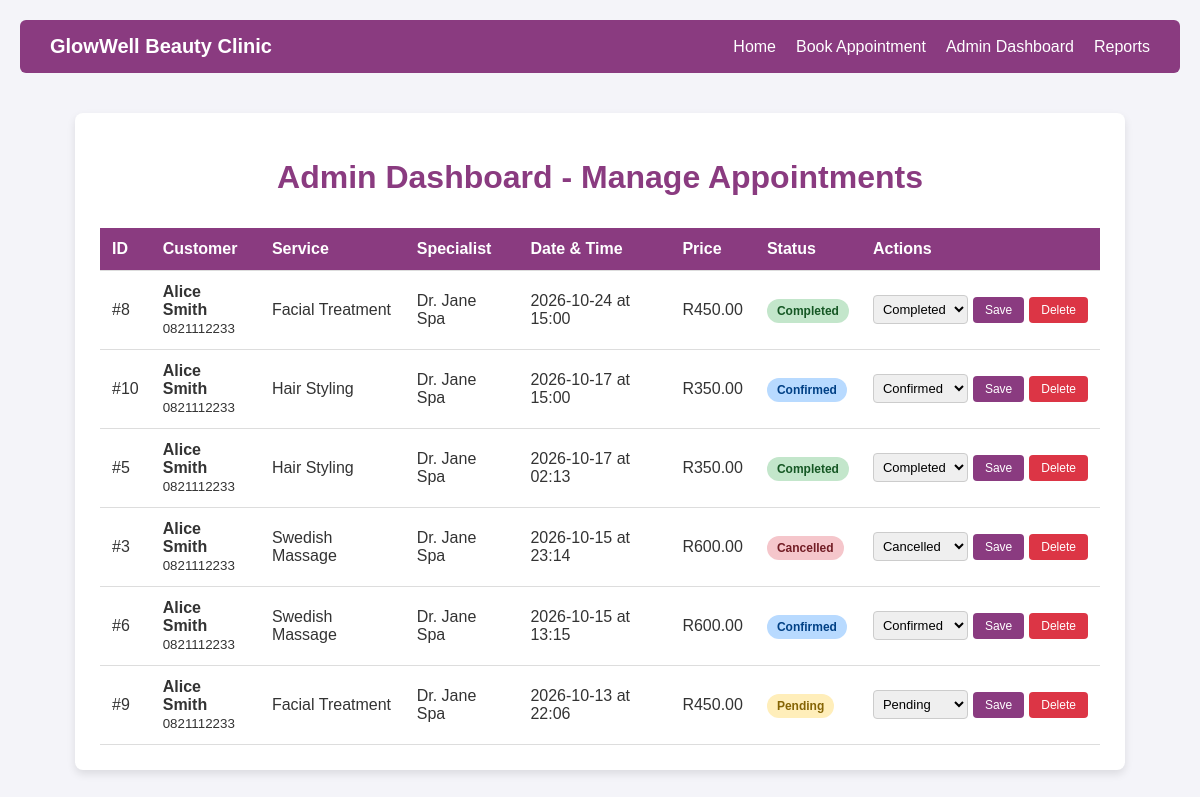
The page /admin_dashboard.php on the database its author committed.
### tables this page shows
CREATE TABLE `appointments` (
  `appointment_id` int NOT NULL,
  `customer_id` int NOT NULL,
  `staff_id` int NOT NULL,
  `service_id` int NOT NULL,
  `appointment_date` date NOT NULL,
  `appointment_time` time NOT NULL,
  `status` enum('pending','confirmed','completed','cancelled') DEFAULT 'pending',
  `created_at` timestamp NULL DEFAULT CURRENT_TIMESTAMP
);

CREATE TABLE `users` (
  `user_id` int NOT NULL,
  `full_name` varchar(100) NOT NULL,
  `email` varchar(100) NOT NULL,
  `phone` varchar(20) NOT NULL,
  `password_hash` varchar(255) NOT NULL,
  `role` enum('customer','admin','staff') DEFAULT 'customer',
  `created_at` timestamp NULL DEFAULT CURRENT_TIMESTAMP
);

CREATE TABLE `services` (
  `service_id` int NOT NULL,
  `service_name` varchar(100) NOT NULL,
  `description` text,
  `price` decimal(10,2) NOT NULL,
  `duration_minutes` int NOT NULL
);

### admin_dashboard.php (the view, shortened to what this page needs)
<?php
require_once 'db.php';
$sql = "
        SELECT
            a.appointment_id,
            a.appointment_date,
            a.appointment_time,
            a.status,
            c. full_name AS customer_name,
            c.phone AS customer_phone,
            s.service_name,
            s.price,
            u_staff.full_name AS staff_name
        FROM appointments a
        JOIN users c ON a.customer_id = c.user_id
        JOIN services s ON a.service_id = s.service_id
        JOIN staff st ON a.staff_id = st.staff_id
        JOIN users u_staff ON st.user_id = u_staff.user_id
        ORDER BY a.appointment_date DESC, a.appointment_time DESC
        ";
        $stmt = $pdo->query($sql);
        $appointments = $stmt->fetchAll();
        ?>
        <!DOCTYPE html>
        <html lang="en">
        <head>
            <link rel="stylesheet" href="css/style.css">
        </head>
        <body>
            <?php include 'navbar.php'; ?>
            <div class="container" style="max-width: 1000px;">
                <h1>Admin Dashboard - Manage Appointments</h1>
                            <div class="table-container">
                                <table>
                                    <thead>
                                        <tr>
                                            <th>ID</th>
                                            <th>Customer</th>
                                            <th>Service</th>
                                            <th>Specialist</th>
                                            <th>Date & Time</th>
                                            <th>Price</th>
                                            <th>Status</th>
                                            <th>Actions</th>
                                        </tr>
                                    </thead>
                                    <tbody>
                                        <?php if (count($appointments) > 0): ?>
                                            <?php foreach ($appointments as $app): ?>
                                                <tr>
                                                    <td>#<?php echo $app['appointment_id']; ?></td>
                                                    <td>
                                                        <strong><?php echo htmlspecialchars($app['customer_name']); ?></strong><br>
                                                        <small><?php echo htmlspecialchars($app['customer_phone']); ?></small>
                                            </td>
                                            <td><?php echo htmlspecialchars($app['service_name']); ?></td>
                                            <td><?php echo htmlspecialchars($app['staff_name']); ?></td>
                                            <td><?php echo $app['appointment_date'] . ' at ' . substr($app['appointment_time'], 0, 5); ?></td>
                                            <td>R<?php echo number_format($app['price'], 2); ?></td>
                                            <td>
                                                <span class="badge badge-<?php echo strtolower($app['status']); ?>">
                                                    <?php echo htmlspecialchars($app['status']); ?>
                                            </span>
                                            </td>
                                            <td>
                                                 <form action="update_status.php" method="POST" class="action-form">
                                                    <select name="status" class="select-sm">
                                                        <option value="pending" <?php if($app['status'] == 'pending') echo 'selected'; ?>>Pending</option>
                                                        <option value="confirmed" <?php if($app['status'] == 'confirmed') echo 'selected'; ?>>Confirmed</option>
                                                        <option value="completed" <?php if($app['status'] == 'completed') echo 'selected'; ?>>Completed</option>
                                                        <option value="cancelled" <?php if($app['status'] == 'cancelled') echo 'selected'; ?>>Cancelled</option>
                                            </select>
                                            <button type="submit" name="action" value="update" class="btn-sm">Save</button>
                                            <button type="submit" name="action" value="delete" class="btn-sm btn-danger" onclick="return confirm('Are you sure you want to delete this record?');">Delete</button>
                                            </form>
                                            </td>
                                            </tr>
                                            <?php endforeach; ?>
                                            <?php else: ?>
                                                <tr>
                                                    <td colspan="8" style="text-align: center;">No appointments found.</td>
                                            </tr>
                                            <?php endif; ?>
                                            </tbody>
                                            </table>
                                            </div>
                                            </div>
        </body>
        </html>

### navbar.php
<nav class="navbar">
    <div class="nav-brand">GlowWell Beauty Clinic</div>
    <ul class="nav-links">
        <li><a href="index.php">Home</a></li>
        <li><a href="book.php">Book Appointment</a></li>
        <li><a href="admin_dashboard.php">Admin Dashboard</a></li>
        <li><a href="reports.php">Reports</a></li>
    </ul>
</nav>

### css/style.css (style rules this page uses)
:root { --primary-color: #8a3b80; --background-color: #f4f4f9; --card-background: #ffffff; --text-color: #333333; }
body { font-family: Arial, sans-serif; background-color: var(--background-color); color: var(--text-color); margin: 0; padding: 20px; }
.container { max-width: 600px; margin: 40px auto; background: var(--card-background); padding: 25px; border-radius: 8px; box-shadow: 0 4px 8px rgba(0,0,0,0.1); }
h1 { color: var(--primary-color); text-align: center; }
.navbar { background-color: #8a3b80; padding: 15px 30px; display: flex; justify-content: space-between; align-items: center; border-radius: 6px; margin-bottom: 30px; }
.nav-brand { color: #ffffff; font-size: 20px; font-weight: bold; }
.nav-links { list-style: none; margin: 0; padding: 0; display: flex; gap: 20px; }
.nav-links a { color: #ffffff; text-decoration: none; font-weight: 500; }
input[type="text"], input[type="date"], input[type="time"], select { width: 100%; padding: 10px; border: 1px solid #cccccc; border-radius: 4px; box-sizing: border-box; font-size: 14px; }
.table-container { width: 100%; overflow-x: auto; margin-top: 20px; }
table { width: 100%; border-collapse: collapse; margin-top: 10px; }
table th, table td { padding: 12px; text-align: left; border-bottom: 1px solid #ddd; }
table th { background-color: #8a3b80; color: white; }
.badge { padding: 5px 10px; border-radius: 12px; font-size: 12px; font-weight: bold; text-transform: capitalize; }
.badge-pending { background-color: #ffeeba; color: #856404; }
.badge-confirmed { background-color: #b8daff; color: #004085; }
.badge-completed { background-color: #c3e6cb; color: #155724; }
.badge-cancelled { background-color: #f5c6cb; color: #721c24; }
.action-form { display: flex; gap: 5px; align-items: center; }
.select-sm { padding: 5px; font-size: 13px; width: auto; }
.btn-sm { padding: 6px 12px; font-size: 12px; background-color: #8a3b80; color: white; border: none; border-radius: 4px; cursor: pointer; }
.btn-danger { background-color: #dc3545; }

### rows shown on the page
appointments: appointment_id "8", customer.full_name "Alice Smith", customer.phone "0821112233", service.service_name "Facial Treatment", users.full_name "Dr. Jane Spa", appointment_date "2026-10-24", appointment_time "15:00", service.price "450.00", status "Completed"
appointments: appointment_id "10", customer.full_name "Alice Smith", customer.phone "0821112233", service.service_name "Hair Styling", users.full_name "Dr. Jane Spa", appointment_date "2026-10-17", appointment_time "15:00", service.price "350.00", status "Confirmed"
appointments: appointment_id "5", customer.full_name "Alice Smith", customer.phone "0821112233", service.service_name "Hair Styling", users.full_name "Dr. Jane Spa", appointment_date "2026-10-17", appointment_time "02:13", service.price "350.00", status "Completed"
appointments: appointment_id "3", customer.full_name "Alice Smith", customer.phone "0821112233", service.service_name "Swedish Massage", users.full_name "Dr. Jane Spa", appointment_date "2026-10-15", appointment_time "23:14", service.price "600.00", status "Cancelled"
appointments: appointment_id "6", customer.full_name "Alice Smith", customer.phone "0821112233", service.service_name "Swedish Massage", users.full_name "Dr. Jane Spa", appointment_date "2026-10-15", appointment_time "13:15", service.price "600.00", status "Confirmed"
appointments: appointment_id "9", customer.full_name "Alice Smith", customer.phone "0821112233", service.service_name "Facial Treatment", users.full_name "Dr. Jane Spa", appointment_date "2026-10-13", appointment_time "22:06", service.price "450.00", status "Pending"
